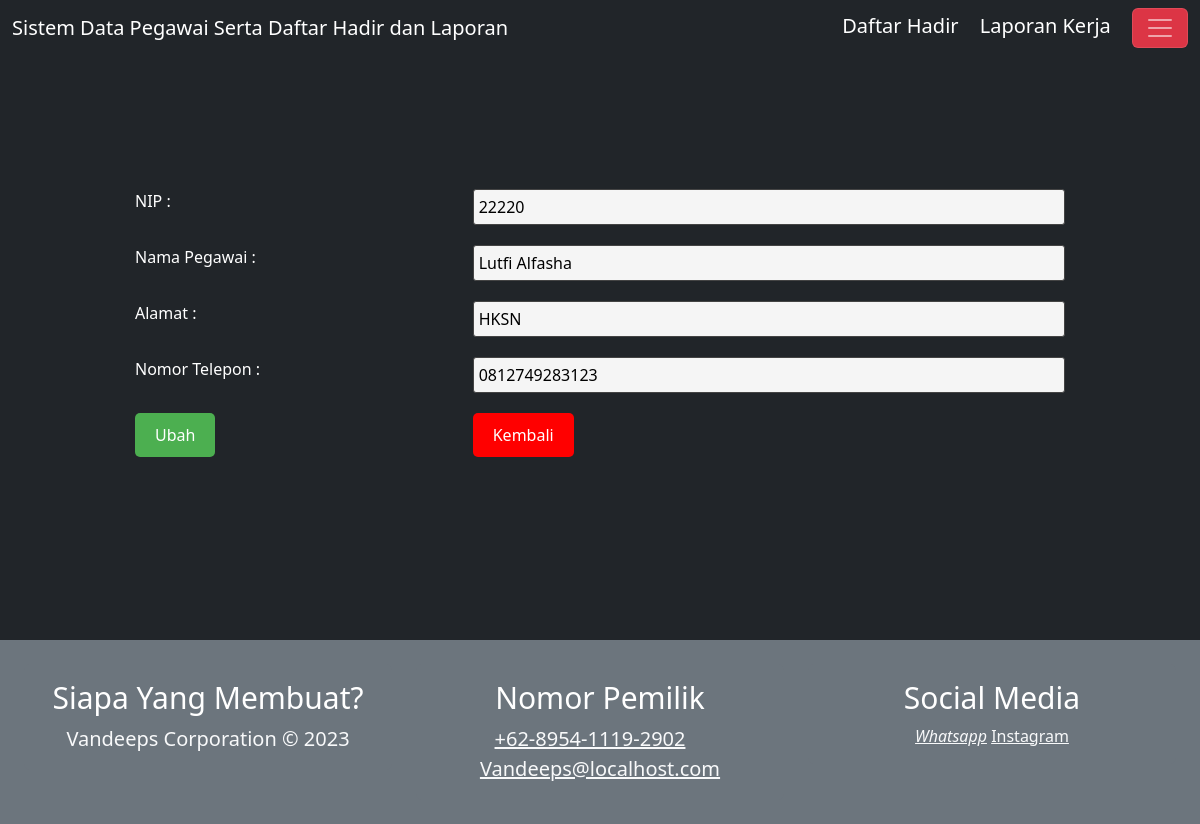
The page /editpegawai.php?NIP=22220 on the database its author committed.
### tables this page shows
CREATE TABLE `data_karyawan` (
  `NIP` varchar(16) NOT NULL,
  `nama` varchar(100) NOT NULL,
  `alamat` varchar(100) NOT NULL,
  `hp` varchar(16) NOT NULL
);

### editpegawai.php (the view, shortened to what this page needs)
<?php
  include "./layouts/header.php";
?>
<body>
<?php
  include "./layouts/navbar.php";
?>
<h3 align="center">Ubah Data</h3>
    <?php
    include "koneksi.php";
    if(isset($_GET['NIP'])){
    $a = $_GET['NIP'];
    $data =  "SELECT * FROM data_karyawan WHERE NIP = '$a'";
    $sql = mysqli_query($koneksi,$data);
    while ($data = mysqli_fetch_array($sql)){
        ?>
  <form action="proceditpegawai.php" method="post">
    <table>
      <tbody>
      <tr>
                <td>NIP : </td>
                <td><input type="text" name="NIP" maxlength="11" value="<?php echo $data['NIP']?>" readonly=""></td>
            </tr>
            <tr>
                <td>Nama Pegawai : </td>
                <td><input type="text" name="nama" maxlength="100" value="<?php echo $data['nama']?>"></td>
            </tr>
            <tr>
                <td>Alamat : </td>
                <td><input type="text" name="alamat" maxlength="100" value="<?php echo $data['alamat']?>"></td>
            </tr>
            <tr>
                <td>Nomor Telepon : </td>
                <td><input type="text" name="hp" maxlength="100" value="<?php echo $data['hp']?>"></td>
            </tr>
            <tr>
                <td><input class="button-simpan" type="submit" value="Ubah"></td>
                <td><input class="button-kembali" type="button" value="Kembali" onclick="history.go(-1);"></td>
            </tr>
    </table>
    </form>
    <?php
    }
}
    ?>
<?php
  include "./layouts/footer.php";
  ?>

### style1.css (style rules this page uses)
*, html { margin: 0; padding: 0; }
body { background-color: #555; margin: 0; padding: 0; }
tBody { width: 80%; }
.button-simpan { background-color: #4CAF50; color: white; padding: 10px 20px; border: none; border-radius: 5px; cursor: pointer; font-size: 16px; }
.button-kembali { background-color: red; color: white; padding: 10px 20px; border: none; border-radius: 5px; cursor: pointer; font-size: 16px; }

### style.css (style rules this page uses)
*, html { margin: 0; padding: 0; }
body { background-color: #555; margin: 0; padding: 0; }
tBody { width: 80%; }
.button-simpan { background-color: #4CAF50; color: white; padding: 10px 20px; border: none; border-radius: 5px; cursor: pointer; font-size: 16px; }
.button-kembali { background-color: red; color: white; padding: 10px 20px; border: none; border-radius: 5px; cursor: pointer; font-size: 16px; }

### layouts/header.php (style rules this page uses)
form { width: 100%; margin: 0 auto; margin-top:20px; padding: 125px; color:white; background-image: url('mantap.png'); }
table { width: 100%; padding: 10px; }
td { padding: 10px; vertical-align: top; }
input[type="text"] { width: 100%; padding: 5px; border: 1px solid #ccc; border-radius: 3px; box-sizing: border-box; }
body { background-color: #1f1f1f; color: #fff; }
table { width: 100%; border-collapse: collapse; }
table td { padding: 10px; }
input[type="text"] { background-color: whitesmoke; color: black; border: 1px solid #444; padding: 5px; width: 100%; }
body { background-image: url('mantap.png'); background-size:cover; background-position: center; background-repeat: repeat; }

### rows shown on the page
data_karyawan: NIP "22220", nama "Lutfi Alfasha", alamat "HKSN", hp "0812749283123"
